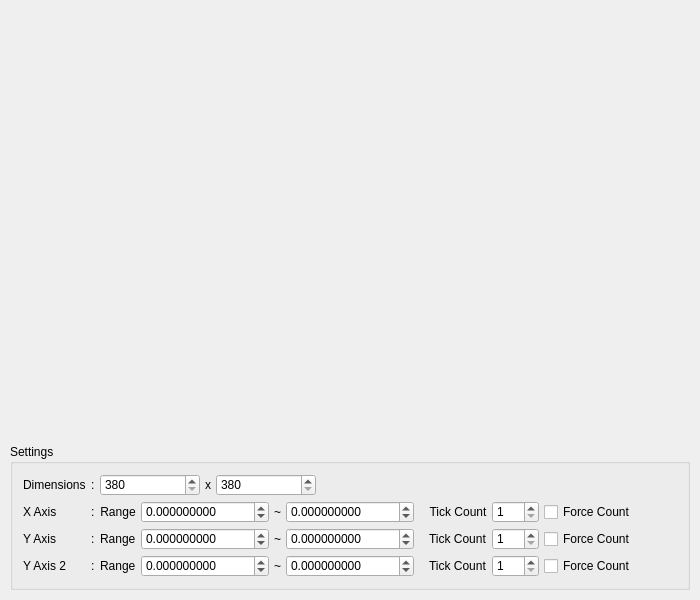
<?xml version="1.0" encoding="UTF-8"?>
<ui version="4.0">
 <class>PlotPanel</class>
 <widget class="QWidget" name="PlotPanel">
  <property name="geometry">
   <rect>
    <x>0</x>
    <y>0</y>
    <width>700</width>
    <height>600</height>
   </rect>
  </property>
  <property name="windowTitle">
   <string>Form</string>
  </property>
  <layout class="QVBoxLayout" name="verticalLayout_2">
   <property name="spacing">
    <number>0</number>
   </property>
   <property name="leftMargin">
    <number>0</number>
   </property>
   <property name="topMargin">
    <number>0</number>
   </property>
   <property name="rightMargin">
    <number>0</number>
   </property>
   <property name="bottomMargin">
    <number>0</number>
   </property>
   <item>
    <widget class="QWidget" name="panelWidgetHolder" native="true">
     <property name="styleSheet">
      <string notr="true">QScrollArea {
	border: 0px solid transparent;
}</string>
     </property>
     <layout class="QVBoxLayout" name="verticalLayout">
      <property name="spacing">
       <number>5</number>
      </property>
      <property name="leftMargin">
       <number>10</number>
      </property>
      <property name="topMargin">
       <number>10</number>
      </property>
      <property name="rightMargin">
       <number>10</number>
      </property>
      <property name="bottomMargin">
       <number>10</number>
      </property>
      <item>
       <widget class="QLabel" name="plotTitleLabel">
        <property name="font">
         <font>
          <pointsize>16</pointsize>
          <bold>true</bold>
         </font>
        </property>
        <property name="text">
         <string/>
        </property>
        <property name="alignment">
         <set>Qt::AlignCenter</set>
        </property>
       </widget>
      </item>
      <item>
       <widget class="QWidget" name="plotHolder" native="true">
        <layout class="QHBoxLayout" name="horizontalLayout_4">
         <property name="spacing">
          <number>0</number>
         </property>
         <property name="leftMargin">
          <number>0</number>
         </property>
         <property name="topMargin">
          <number>0</number>
         </property>
         <property name="rightMargin">
          <number>0</number>
         </property>
         <property name="bottomMargin">
          <number>0</number>
         </property>
         <item>
          <widget class="QScrollArea" name="plotScrollArea">
           <property name="minimumSize">
            <size>
             <width>600</width>
             <height>400</height>
            </size>
           </property>
           <property name="maximumSize">
            <size>
             <width>600</width>
             <height>400</height>
            </size>
           </property>
           <property name="widgetResizable">
            <bool>true</bool>
           </property>
           <widget class="QWidget" name="scrollAreaWidgetContents">
            <property name="geometry">
             <rect>
              <x>0</x>
              <y>0</y>
              <width>600</width>
              <height>400</height>
             </rect>
            </property>
            <layout class="QGridLayout" name="gridLayout">
             <property name="leftMargin">
              <number>5</number>
             </property>
             <property name="topMargin">
              <number>5</number>
             </property>
             <property name="rightMargin">
              <number>5</number>
             </property>
             <property name="bottomMargin">
              <number>5</number>
             </property>
             <item row="0" column="0">
              <widget class="QCustomPlot" name="plot" native="true">
               <property name="sizePolicy">
                <sizepolicy hsizetype="Fixed" vsizetype="Fixed">
                 <horstretch>0</horstretch>
                 <verstretch>0</verstretch>
                </sizepolicy>
               </property>
               <property name="minimumSize">
                <size>
                 <width>580</width>
                 <height>380</height>
                </size>
               </property>
              </widget>
             </item>
            </layout>
           </widget>
          </widget>
         </item>
        </layout>
       </widget>
      </item>
      <item>
       <widget class="QGroupBox" name="settingsBox">
        <property name="sizePolicy">
         <sizepolicy hsizetype="Preferred" vsizetype="Fixed">
          <horstretch>0</horstretch>
          <verstretch>0</verstretch>
         </sizepolicy>
        </property>
        <property name="title">
         <string>Settings</string>
        </property>
        <layout class="QHBoxLayout" name="horizontalLayout_3">
         <property name="leftMargin">
          <number>10</number>
         </property>
         <property name="topMargin">
          <number>10</number>
         </property>
         <property name="rightMargin">
          <number>10</number>
         </property>
         <property name="bottomMargin">
          <number>10</number>
         </property>
         <item>
          <widget class="QWidget" name="settingsForm" native="true">
           <property name="sizePolicy">
            <sizepolicy hsizetype="Preferred" vsizetype="Preferred">
             <horstretch>0</horstretch>
             <verstretch>0</verstretch>
            </sizepolicy>
           </property>
           <layout class="QGridLayout" name="gridLayout_2">
            <property name="leftMargin">
             <number>0</number>
            </property>
            <property name="topMargin">
             <number>0</number>
            </property>
            <property name="rightMargin">
             <number>0</number>
            </property>
            <property name="bottomMargin">
             <number>0</number>
            </property>
            <property name="spacing">
             <number>5</number>
            </property>
            <item row="2" column="2">
             <widget class="QWidget" name="yAxisBox" native="true">
              <property name="sizePolicy">
               <sizepolicy hsizetype="Preferred" vsizetype="Fixed">
                <horstretch>0</horstretch>
                <verstretch>0</verstretch>
               </sizepolicy>
              </property>
              <layout class="QHBoxLayout" name="horizontalLayout_2">
               <property name="spacing">
                <number>5</number>
               </property>
               <property name="leftMargin">
                <number>0</number>
               </property>
               <property name="topMargin">
                <number>0</number>
               </property>
               <property name="rightMargin">
                <number>0</number>
               </property>
               <property name="bottomMargin">
                <number>0</number>
               </property>
               <item>
                <widget class="QWidget" name="yAxisRangeBox" native="true">
                 <layout class="QHBoxLayout" name="horizontalLayout_10">
                  <property name="spacing">
                   <number>5</number>
                  </property>
                  <property name="leftMargin">
                   <number>0</number>
                  </property>
                  <property name="topMargin">
                   <number>0</number>
                  </property>
                  <property name="rightMargin">
                   <number>0</number>
                  </property>
                  <property name="bottomMargin">
                   <number>0</number>
                  </property>
                  <item>
                   <widget class="QLabel" name="yAxisRangeLabel">
                    <property name="text">
                     <string>Range</string>
                    </property>
                   </widget>
                  </item>
                  <item>
                   <widget class="QWidget" name="yAxisRangeFieldBox" native="true">
                    <layout class="QHBoxLayout" name="horizontalLayout_9">
                     <property name="spacing">
                      <number>5</number>
                     </property>
                     <property name="leftMargin">
                      <number>0</number>
                     </property>
                     <property name="topMargin">
                      <number>0</number>
                     </property>
                     <property name="rightMargin">
                      <number>0</number>
                     </property>
                     <property name="bottomMargin">
                      <number>0</number>
                     </property>
                     <item>
                      <widget class="QDoubleSpinBox" name="yAxisLowerField">
                       <property name="sizePolicy">
                        <sizepolicy hsizetype="Fixed" vsizetype="Fixed">
                         <horstretch>0</horstretch>
                         <verstretch>0</verstretch>
                        </sizepolicy>
                       </property>
                       <property name="minimumSize">
                        <size>
                         <width>128</width>
                         <height>0</height>
                        </size>
                       </property>
                       <property name="maximumSize">
                        <size>
                         <width>128</width>
                         <height>16777215</height>
                        </size>
                       </property>
                       <property name="decimals">
                        <number>9</number>
                       </property>
                       <property name="minimum">
                        <double>-2147483648.000000000000000</double>
                       </property>
                       <property name="maximum">
                        <double>2147483647.000000000000000</double>
                       </property>
                      </widget>
                     </item>
                     <item>
                      <widget class="QLabel" name="yAxisSepLabel">
                       <property name="sizePolicy">
                        <sizepolicy hsizetype="Fixed" vsizetype="Preferred">
                         <horstretch>0</horstretch>
                         <verstretch>0</verstretch>
                        </sizepolicy>
                       </property>
                       <property name="text">
                        <string>~</string>
                       </property>
                      </widget>
                     </item>
                     <item>
                      <widget class="QDoubleSpinBox" name="yAxisUpperField">
                       <property name="sizePolicy">
                        <sizepolicy hsizetype="Fixed" vsizetype="Fixed">
                         <horstretch>0</horstretch>
                         <verstretch>0</verstretch>
                        </sizepolicy>
                       </property>
                       <property name="minimumSize">
                        <size>
                         <width>128</width>
                         <height>0</height>
                        </size>
                       </property>
                       <property name="maximumSize">
                        <size>
                         <width>128</width>
                         <height>16777215</height>
                        </size>
                       </property>
                       <property name="decimals">
                        <number>9</number>
                       </property>
                       <property name="minimum">
                        <double>-2147483648.000000000000000</double>
                       </property>
                       <property name="maximum">
                        <double>2147483647.000000000000000</double>
                       </property>
                      </widget>
                     </item>
                    </layout>
                   </widget>
                  </item>
                 </layout>
                </widget>
               </item>
               <item>
                <spacer name="horizontalSpacer_2">
                 <property name="orientation">
                  <enum>Qt::Horizontal</enum>
                 </property>
                 <property name="sizeType">
                  <enum>QSizePolicy::Fixed</enum>
                 </property>
                 <property name="sizeHint" stdset="0">
                  <size>
                   <width>10</width>
                   <height>20</height>
                  </size>
                 </property>
                </spacer>
               </item>
               <item>
                <widget class="QWidget" name="yAxisTickBox" native="true">
                 <layout class="QHBoxLayout" name="horizontalLayout_12">
                  <property name="spacing">
                   <number>5</number>
                  </property>
                  <property name="leftMargin">
                   <number>0</number>
                  </property>
                  <property name="topMargin">
                   <number>0</number>
                  </property>
                  <property name="rightMargin">
                   <number>0</number>
                  </property>
                  <property name="bottomMargin">
                   <number>0</number>
                  </property>
                  <item>
                   <widget class="QLabel" name="yAxisTickCountLabel">
                    <property name="text">
                     <string>Tick Count</string>
                    </property>
                   </widget>
                  </item>
                  <item>
                   <widget class="QWidget" name="yAxisTickCountFieldBox" native="true">
                    <layout class="QHBoxLayout" name="horizontalLayout_11">
                     <property name="spacing">
                      <number>5</number>
                     </property>
                     <property name="leftMargin">
                      <number>0</number>
                     </property>
                     <property name="topMargin">
                      <number>0</number>
                     </property>
                     <property name="rightMargin">
                      <number>0</number>
                     </property>
                     <property name="bottomMargin">
                      <number>0</number>
                     </property>
                     <item>
                      <widget class="QSpinBox" name="yAxisTickCountField">
                       <property name="minimum">
                        <number>1</number>
                       </property>
                       <property name="maximum">
                        <number>999</number>
                       </property>
                      </widget>
                     </item>
                     <item>
                      <widget class="QCheckBox" name="yAxisForceCountCB">
                       <property name="text">
                        <string>Force Count</string>
                       </property>
                      </widget>
                     </item>
                     <item>
                      <spacer name="horizontalSpacer_4">
                       <property name="orientation">
                        <enum>Qt::Horizontal</enum>
                       </property>
                       <property name="sizeHint" stdset="0">
                        <size>
                         <width>40</width>
                         <height>20</height>
                        </size>
                       </property>
                      </spacer>
                     </item>
                    </layout>
                   </widget>
                  </item>
                 </layout>
                </widget>
               </item>
              </layout>
             </widget>
            </item>
            <item row="1" column="1">
             <widget class="QLabel" name="label">
              <property name="text">
               <string>:</string>
              </property>
             </widget>
            </item>
            <item row="2" column="0">
             <widget class="QLabel" name="yAxisLabel">
              <property name="sizePolicy">
               <sizepolicy hsizetype="Preferred" vsizetype="Fixed">
                <horstretch>0</horstretch>
                <verstretch>0</verstretch>
               </sizepolicy>
              </property>
              <property name="text">
               <string>Y Axis</string>
              </property>
              <property name="alignment">
               <set>Qt::AlignLeading|Qt::AlignLeft|Qt::AlignVCenter</set>
              </property>
             </widget>
            </item>
            <item row="2" column="1">
             <widget class="QLabel" name="label_2">
              <property name="text">
               <string>:</string>
              </property>
             </widget>
            </item>
            <item row="0" column="1">
             <widget class="QLabel" name="label_4">
              <property name="text">
               <string>:</string>
              </property>
             </widget>
            </item>
            <item row="0" column="2">
             <widget class="QWidget" name="dimensionsBox" native="true">
              <layout class="QHBoxLayout" name="horizontalLayout_13">
               <property name="spacing">
                <number>5</number>
               </property>
               <property name="leftMargin">
                <number>0</number>
               </property>
               <property name="topMargin">
                <number>0</number>
               </property>
               <property name="rightMargin">
                <number>0</number>
               </property>
               <property name="bottomMargin">
                <number>0</number>
               </property>
               <item>
                <widget class="QSpinBox" name="plotHeightField">
                 <property name="minimumSize">
                  <size>
                   <width>100</width>
                   <height>0</height>
                  </size>
                 </property>
                 <property name="minimum">
                  <number>380</number>
                 </property>
                 <property name="maximum">
                  <number>9999</number>
                 </property>
                </widget>
               </item>
               <item>
                <widget class="QLabel" name="label_5">
                 <property name="text">
                  <string>x</string>
                 </property>
                </widget>
               </item>
               <item>
                <widget class="QSpinBox" name="plotWidthField">
                 <property name="minimumSize">
                  <size>
                   <width>100</width>
                   <height>0</height>
                  </size>
                 </property>
                 <property name="minimum">
                  <number>380</number>
                 </property>
                 <property name="maximum">
                  <number>9999</number>
                 </property>
                </widget>
               </item>
               <item>
                <spacer name="horizontalSpacer_5">
                 <property name="orientation">
                  <enum>Qt::Horizontal</enum>
                 </property>
                 <property name="sizeHint" stdset="0">
                  <size>
                   <width>40</width>
                   <height>20</height>
                  </size>
                 </property>
                </spacer>
               </item>
              </layout>
             </widget>
            </item>
            <item row="1" column="0">
             <widget class="QLabel" name="xAxisLabel">
              <property name="sizePolicy">
               <sizepolicy hsizetype="Preferred" vsizetype="Fixed">
                <horstretch>0</horstretch>
                <verstretch>0</verstretch>
               </sizepolicy>
              </property>
              <property name="text">
               <string>X Axis</string>
              </property>
              <property name="alignment">
               <set>Qt::AlignLeading|Qt::AlignLeft|Qt::AlignVCenter</set>
              </property>
             </widget>
            </item>
            <item row="0" column="0">
             <widget class="QLabel" name="dimensionsLabel">
              <property name="text">
               <string>Dimensions</string>
              </property>
             </widget>
            </item>
            <item row="1" column="2">
             <widget class="QWidget" name="xAxisBox" native="true">
              <property name="sizePolicy">
               <sizepolicy hsizetype="Preferred" vsizetype="Fixed">
                <horstretch>0</horstretch>
                <verstretch>0</verstretch>
               </sizepolicy>
              </property>
              <layout class="QHBoxLayout" name="horizontalLayout">
               <property name="spacing">
                <number>5</number>
               </property>
               <property name="leftMargin">
                <number>0</number>
               </property>
               <property name="topMargin">
                <number>0</number>
               </property>
               <property name="rightMargin">
                <number>0</number>
               </property>
               <property name="bottomMargin">
                <number>0</number>
               </property>
               <item>
                <widget class="QWidget" name="xAxisRangeBox" native="true">
                 <layout class="QHBoxLayout" name="horizontalLayout_8">
                  <property name="spacing">
                   <number>5</number>
                  </property>
                  <property name="leftMargin">
                   <number>0</number>
                  </property>
                  <property name="topMargin">
                   <number>0</number>
                  </property>
                  <property name="rightMargin">
                   <number>0</number>
                  </property>
                  <property name="bottomMargin">
                   <number>0</number>
                  </property>
                  <item>
                   <widget class="QWidget" name="xAxisRangeFieldBox" native="true">
                    <layout class="QHBoxLayout" name="horizontalLayout_5">
                     <property name="spacing">
                      <number>5</number>
                     </property>
                     <property name="leftMargin">
                      <number>0</number>
                     </property>
                     <property name="topMargin">
                      <number>0</number>
                     </property>
                     <property name="rightMargin">
                      <number>0</number>
                     </property>
                     <property name="bottomMargin">
                      <number>0</number>
                     </property>
                     <item>
                      <widget class="QLabel" name="xAxisRangeLabel">
                       <property name="text">
                        <string>Range</string>
                       </property>
                       <property name="alignment">
                        <set>Qt::AlignCenter</set>
                       </property>
                      </widget>
                     </item>
                     <item>
                      <widget class="QDoubleSpinBox" name="xAxisLowerField">
                       <property name="sizePolicy">
                        <sizepolicy hsizetype="Fixed" vsizetype="Fixed">
                         <horstretch>0</horstretch>
                         <verstretch>0</verstretch>
                        </sizepolicy>
                       </property>
                       <property name="minimumSize">
                        <size>
                         <width>128</width>
                         <height>0</height>
                        </size>
                       </property>
                       <property name="maximumSize">
                        <size>
                         <width>128</width>
                         <height>16777215</height>
                        </size>
                       </property>
                       <property name="decimals">
                        <number>9</number>
                       </property>
                       <property name="minimum">
                        <double>-2147483648.000000000000000</double>
                       </property>
                       <property name="maximum">
                        <double>2147483647.000000000000000</double>
                       </property>
                      </widget>
                     </item>
                     <item>
                      <widget class="QLabel" name="xAxisSepLabel">
                       <property name="sizePolicy">
                        <sizepolicy hsizetype="Fixed" vsizetype="Preferred">
                         <horstretch>0</horstretch>
                         <verstretch>0</verstretch>
                        </sizepolicy>
                       </property>
                       <property name="text">
                        <string>~</string>
                       </property>
                      </widget>
                     </item>
                     <item>
                      <widget class="QDoubleSpinBox" name="xAxisUpperField">
                       <property name="sizePolicy">
                        <sizepolicy hsizetype="Fixed" vsizetype="Fixed">
                         <horstretch>0</horstretch>
                         <verstretch>0</verstretch>
                        </sizepolicy>
                       </property>
                       <property name="minimumSize">
                        <size>
                         <width>128</width>
                         <height>0</height>
                        </size>
                       </property>
                       <property name="maximumSize">
                        <size>
                         <width>128</width>
                         <height>16777215</height>
                        </size>
                       </property>
                       <property name="decimals">
                        <number>9</number>
                       </property>
                       <property name="minimum">
                        <double>-2147483648.000000000000000</double>
                       </property>
                       <property name="maximum">
                        <double>2147483647.000000000000000</double>
                       </property>
                      </widget>
                     </item>
                    </layout>
                   </widget>
                  </item>
                 </layout>
                </widget>
               </item>
               <item>
                <widget class="QWidget" name="xAxisTickCountBox" native="true">
                 <layout class="QHBoxLayout" name="horizontalLayout_7">
                  <property name="spacing">
                   <number>5</number>
                  </property>
                  <property name="leftMargin">
                   <number>0</number>
                  </property>
                  <property name="topMargin">
                   <number>0</number>
                  </property>
                  <property name="rightMargin">
                   <number>0</number>
                  </property>
                  <property name="bottomMargin">
                   <number>0</number>
                  </property>
                  <item>
                   <widget class="QWidget" name="xAxisTickCountFieldBox" native="true">
                    <layout class="QHBoxLayout" name="horizontalLayout_6">
                     <property name="spacing">
                      <number>5</number>
                     </property>
                     <property name="leftMargin">
                      <number>0</number>
                     </property>
                     <property name="topMargin">
                      <number>0</number>
                     </property>
                     <property name="rightMargin">
                      <number>0</number>
                     </property>
                     <property name="bottomMargin">
                      <number>0</number>
                     </property>
                     <item>
                      <spacer name="horizontalSpacer">
                       <property name="orientation">
                        <enum>Qt::Horizontal</enum>
                       </property>
                       <property name="sizeType">
                        <enum>QSizePolicy::Fixed</enum>
                       </property>
                       <property name="sizeHint" stdset="0">
                        <size>
                         <width>10</width>
                         <height>20</height>
                        </size>
                       </property>
                      </spacer>
                     </item>
                     <item>
                      <widget class="QLabel" name="xAxisTickCountLabel">
                       <property name="text">
                        <string>Tick Count</string>
                       </property>
                       <property name="alignment">
                        <set>Qt::AlignCenter</set>
                       </property>
                      </widget>
                     </item>
                     <item>
                      <widget class="QSpinBox" name="xAxisTickCountField">
                       <property name="minimum">
                        <number>1</number>
                       </property>
                       <property name="maximum">
                        <number>999</number>
                       </property>
                      </widget>
                     </item>
                     <item>
                      <widget class="QCheckBox" name="xAxisForceCountCB">
                       <property name="text">
                        <string>Force Count</string>
                       </property>
                      </widget>
                     </item>
                     <item>
                      <spacer name="horizontalSpacer_3">
                       <property name="orientation">
                        <enum>Qt::Horizontal</enum>
                       </property>
                       <property name="sizeHint" stdset="0">
                        <size>
                         <width>40</width>
                         <height>20</height>
                        </size>
                       </property>
                      </spacer>
                     </item>
                    </layout>
                   </widget>
                  </item>
                 </layout>
                </widget>
               </item>
              </layout>
             </widget>
            </item>
            <item row="3" column="0">
             <widget class="QLabel" name="yAxis2Label">
              <property name="text">
               <string>Y Axis 2</string>
              </property>
             </widget>
            </item>
            <item row="3" column="1">
             <widget class="QLabel" name="label_6">
              <property name="text">
               <string>:</string>
              </property>
             </widget>
            </item>
            <item row="3" column="2">
             <widget class="QWidget" name="yAxis2Box" native="true">
              <layout class="QHBoxLayout" name="horizontalLayout_14">
               <property name="spacing">
                <number>5</number>
               </property>
               <property name="leftMargin">
                <number>0</number>
               </property>
               <property name="topMargin">
                <number>0</number>
               </property>
               <property name="rightMargin">
                <number>0</number>
               </property>
               <property name="bottomMargin">
                <number>0</number>
               </property>
               <item>
                <widget class="QLabel" name="label_7">
                 <property name="text">
                  <string>Range</string>
                 </property>
                </widget>
               </item>
               <item>
                <widget class="QDoubleSpinBox" name="yAxis2LowerField">
                 <property name="sizePolicy">
                  <sizepolicy hsizetype="Fixed" vsizetype="Fixed">
                   <horstretch>0</horstretch>
                   <verstretch>0</verstretch>
                  </sizepolicy>
                 </property>
                 <property name="minimumSize">
                  <size>
                   <width>128</width>
                   <height>0</height>
                  </size>
                 </property>
                 <property name="maximumSize">
                  <size>
                   <width>128</width>
                   <height>16777215</height>
                  </size>
                 </property>
                 <property name="decimals">
                  <number>9</number>
                 </property>
                 <property name="minimum">
                  <double>-2147483648.000000000000000</double>
                 </property>
                 <property name="maximum">
                  <double>2147483647.000000000000000</double>
                 </property>
                </widget>
               </item>
               <item>
                <widget class="QLabel" name="label_8">
                 <property name="text">
                  <string>~</string>
                 </property>
                </widget>
               </item>
               <item>
                <widget class="QDoubleSpinBox" name="yAxis2UpperField">
                 <property name="sizePolicy">
                  <sizepolicy hsizetype="Fixed" vsizetype="Fixed">
                   <horstretch>0</horstretch>
                   <verstretch>0</verstretch>
                  </sizepolicy>
                 </property>
                 <property name="minimumSize">
                  <size>
                   <width>128</width>
                   <height>0</height>
                  </size>
                 </property>
                 <property name="maximumSize">
                  <size>
                   <width>128</width>
                   <height>16777215</height>
                  </size>
                 </property>
                 <property name="decimals">
                  <number>9</number>
                 </property>
                 <property name="minimum">
                  <double>-2147483648.000000000000000</double>
                 </property>
                 <property name="maximum">
                  <double>2147483647.000000000000000</double>
                 </property>
                </widget>
               </item>
               <item>
                <spacer name="horizontalSpacer_6">
                 <property name="orientation">
                  <enum>Qt::Horizontal</enum>
                 </property>
                 <property name="sizeType">
                  <enum>QSizePolicy::Fixed</enum>
                 </property>
                 <property name="sizeHint" stdset="0">
                  <size>
                   <width>10</width>
                   <height>20</height>
                  </size>
                 </property>
                </spacer>
               </item>
               <item>
                <widget class="QLabel" name="yAxis2TickCountLabel">
                 <property name="text">
                  <string>Tick Count</string>
                 </property>
                </widget>
               </item>
               <item>
                <widget class="QSpinBox" name="yAxis2TickCountField">
                 <property name="minimum">
                  <number>1</number>
                 </property>
                 <property name="maximum">
                  <number>999</number>
                 </property>
                </widget>
               </item>
               <item>
                <widget class="QCheckBox" name="yAxis2ForceCountCB">
                 <property name="text">
                  <string>Force Count</string>
                 </property>
                </widget>
               </item>
               <item>
                <spacer name="horizontalSpacer_7">
                 <property name="orientation">
                  <enum>Qt::Horizontal</enum>
                 </property>
                 <property name="sizeHint" stdset="0">
                  <size>
                   <width>40</width>
                   <height>20</height>
                  </size>
                 </property>
                </spacer>
               </item>
              </layout>
             </widget>
            </item>
           </layout>
          </widget>
         </item>
        </layout>
       </widget>
      </item>
     </layout>
    </widget>
   </item>
  </layout>
 </widget>
 <customwidgets>
  <customwidget>
   <class>QCustomPlot</class>
   <extends>QWidget</extends>
   <header>qcustomplot.h</header>
   <container>1</container>
  </customwidget>
 </customwidgets>
 <tabstops>
  <tabstop>plotScrollArea</tabstop>
  <tabstop>plotHeightField</tabstop>
  <tabstop>plotWidthField</tabstop>
  <tabstop>xAxisLowerField</tabstop>
  <tabstop>xAxisUpperField</tabstop>
  <tabstop>xAxisTickCountField</tabstop>
  <tabstop>xAxisForceCountCB</tabstop>
  <tabstop>yAxisLowerField</tabstop>
  <tabstop>yAxisUpperField</tabstop>
  <tabstop>yAxisTickCountField</tabstop>
  <tabstop>yAxisForceCountCB</tabstop>
 </tabstops>
 <resources/>
 <connections/>
</ui>
